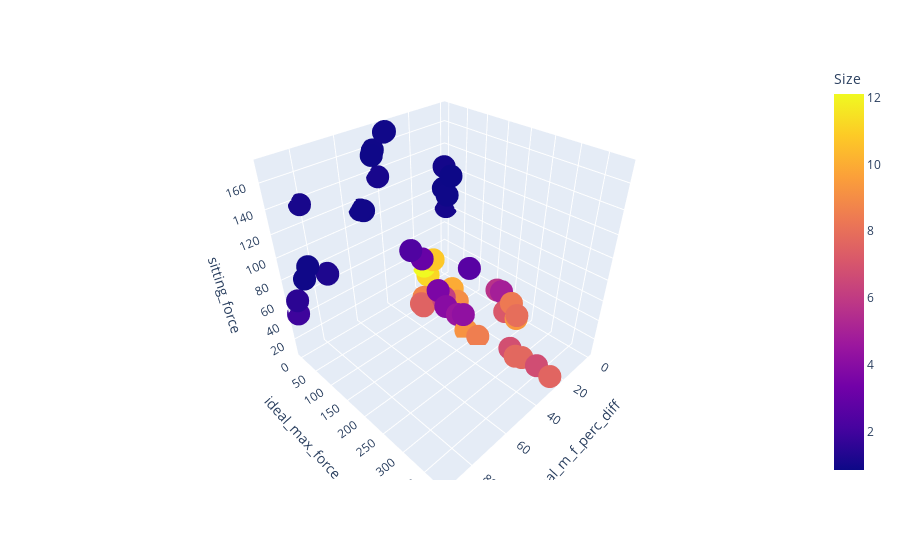

Source (notebook cell):
### Code cell
df_dict = {'Size':F[:,0],'ideal_m_f_perc_diff':F[:,1],'ideal_max_force_diff':F[:,2],'sitting_force':F[:,3]}
df = pd.DataFrame(data=df_dict)
fig = px.scatter_3d(df, x='ideal_m_f_perc_diff', y='ideal_max_force_diff', z='sitting_force',
              color='Size')
fig.show()

# fig = plt.figure(figsize=(15, 15))
# ax = fig.add_subplot(projection='3d')
# p = ax.scatter(F[:,1], F[:,2], F[:,3],c=F[:,0])
# fig.colorbar(p)

### Figure 1 — Plotly figure (JSON) as saved in the notebook; plotly's stock layout.template omitted (floating-point values rounded to 4 significant figures)
{"data": [{"hovertemplate": "ideal_m_f_perc_diff=%{x}<br>ideal_max_force_diff=%{y}<br>sitting_force=%{z}<br>Size=%{marker.color}<extra></extra>", "legendgroup": "", "marker": {"color": [1.927, 9.219, 7.625, 0.8455, 1.049, 0.9307, 1.495, 12.11, 0.9613, 1.212, 1.095, 0.8999, 11.17, 6.185, 6.808, 3.025, 9.338, 5.677, 1.089, 9.94, 0.9156, 7.719, 1.009, 2.601, 6.524, 4.918, 0.9208, 0.9113, 1.212, 3.651, 0.9303, 0.9408, 6.726, 7.937, 8.35, 7.527, 9.009, 8.761, 7.74, 7.143, 8.528, 7.62, 2.384, 4.253, 0.8817, 4.519, 6.726, 0.8604, 3.999, 10.79], "coloraxis": "coloraxis", "symbol": "circle"}, "mode": "markers", "name": "", "scene": "scene", "showlegend": false, "type": "scatter3d", "x": [91.59, 28.86, 27.5, 3.409, 0.2273, 37.95, 91.59, 16.14, 53.41, 74.77, 81.59, 45.68, 16.59, 26.14, 27.05, 20.23, 12.5, 11.59, 42.5, 14.32, 86.59, 27.05, 2.5, 14.32, 24.32, 11.59, 88.86, 44.32, 74.77, 27.05, 38.41, 51.59, 27.5, 12.05, 11.14, 32.5, 21.14, 26.59, 27.5, 14.77, 28.41, 31.59, 26.59, 27.05, 7.045, 27.5, 27.5, 6.591, 29.32, 12.05], "y": [0.002167, 180.3, 381.5, 30.75, 3.121, 6.972, 7.731, 0.3688, 0.3098, 2.472, 0.1467, 5.772, 14.58, 106.2, 287.4, 13.15, 252.6, 196.4, 1.615, 81.53, 29.13, 316.2, 7.192, 130.0, 96.75, 208.1, 27.92, 2.585, 3.905, 91.97, 6.566, 0.3396, 351.1, 252.2, 233.6, 70.47, 124.3, 45.12, 302.6, 230.1, 210.9, 59.45, 7.635, 165.0, 34.88, 150.5, 351.2, 22.15, 124.4, 11.79], "z": [47.02, 7.513, 13.04, 118.0, 81.24, 171.3, 62.26, 26.7, 113.9, 71.86, 137.4, 156.0, 19.58, 23.57, 14.94, 41.28, 21.94, 38.87, 136.1, 16.42, 94.41, 13.11, 123.1, 50.04, 17.12, 39.75, 84.96, 159.4, 71.37, 28.93, 171.0, 111.9, 15.4, 24.72, 32.58, 11.49, 18.53, 9.521, 11.08, 26.41, 8.375, 10.47, 54.8, 19.54, 102.4, 16.39, 15.39, 106.9, 20.84, 32.99]}], "layout": {"coloraxis": {"colorbar": {"title": {"text": "Size"}}, "colorscale": [[0, "#0d0887"], [0.1111, "#46039f"], [0.2222, "#7201a8"], [0.3333, "#9c179e"], [0.4444, "#bd3786"], [0.5556, "#d8576b"], [0.6667, "#ed7953"], [0.7778, "#fb9f3a"], [0.8889, "#fdca26"], [1, "#f0f921"]]}, "legend": {"tracegroupgap": 0}, "margin": {"t": 60}, "scene": {"domain": {"x": [0, 1], "y": [0, 1]}, "xaxis": {"title": {"text": "ideal_m_f_perc_diff"}}, "yaxis": {"title": {"text": "ideal_max_force_diff"}}, "zaxis": {"title": {"text": "sitting_force"}}}}}
